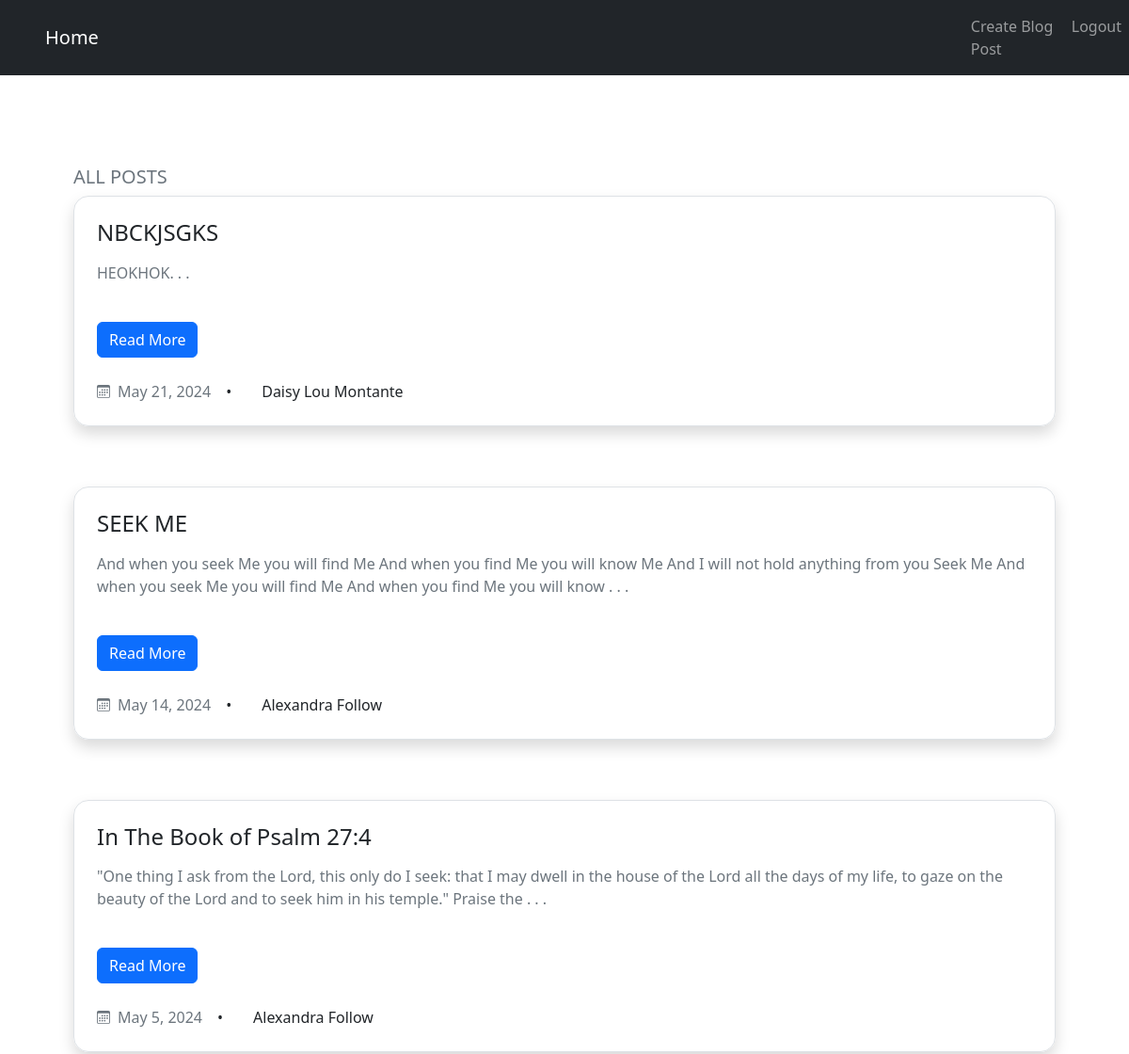
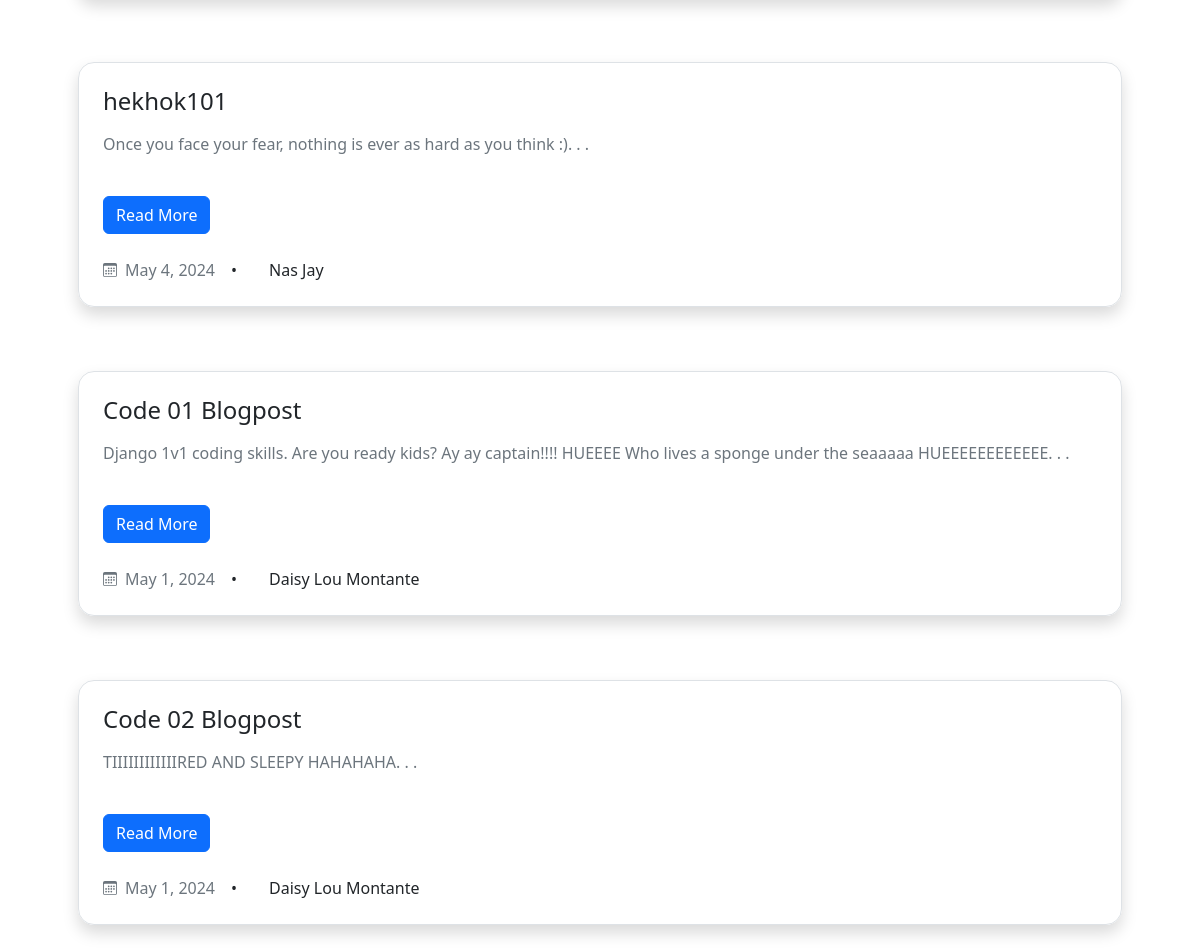
/all/ (signed in), run on the app's committed database (2 pictures, top to bottom).
### blogpost/models.py (models this page shows, shortened)
class Post(models.Model):
    title = models.CharField(max_length=255)
    author = models.ForeignKey(User, on_delete=models.CASCADE)
    body = models.TextField()
    post_date = models.DateField(auto_now_add=True)
    likes = models.ManyToManyField(User, related_name='blogpost')

### blogpost/views.py (the view)
# urls.py: path('all/', Home.as_view(), name='all'),
class Home(ListView):
    model = Post
    template_name = 'home.html'
    ordering = ['-post_date']

### blogpost/templates/home.html (shortened to what this page needs)
{% extends "base.html" %}
{% block content %}
<section class="py-3 py-md-5 py-xl-8 " >
    <div class="container overflow-hidden p-5">
        <h1 class="fs-5 mb-2 text-secondary text-uppercase">All Posts</h1>
          <article>
             {% for post in object_list %}
            <div class="card border-0 mb-3 shadow d-flex rounded-4">
              <div class="card-body border bg-white p-4 rounded-4">
                <div class="entry-header mb-3">
                  <h2 class="card-title entry-title h4 mb-0">
                    <a class="link-dark text-decoration-none" href="{% url 'blogdetail' post.pk %}">{{post.title}}</a>
                  </h2>
                </div>
                <p class="card-text entry-summary text-secondary mb-3">
                    {{ post.body|slice:":200"|safe }}. . .
                </p>
                <a href="{% url 'blogdetail' post.pk %}" class="btn btn-primary mt-4 text-nowrap entry-more">Read More</a>
                <br><br>
                <ul class="entry-meta list-unstyled d-flex align-items-center m-0">
                  <li>
                    <a class="fs-7 link-secondary text-decoration-none d-flex align-items-center" href="#!">
                      <span class="ms-2 fs-7">{{ post.post_date }}</span>
                    </a>
                  </li>
                  <li>
                    <span class="px-3">&bull;</span>
                  </li>
                  <li>
                    <span class="px-3">{{ post.author.first_name }} {{ post.author.last_name }}</span>
                  </li>
                </ul>
              </div>
            </div>
              <br><br>
              {% endfor %}
          </article>
    </div>
</section>
{% endblock %}

### data on the page
Post: title "NBCKJSGKS", body "HEOKHOK", post_date "May 21, 2024", author.first_name "Daisy Lou", author.last_name "Montante"
Post: title "SEEK ME", body "And when you seek Me you will find Me And when you find Me you will know Me And I will not hold anything from you Seek Me And when you seek Me you will find Me And when you find Me you will know", post_date "May 14, 2024", author.first_name "Alexandra", author.last_name "Follow"
Post: title "In The Book of Psalm 27:4", body "\"One thing I ask from the Lord, this only do I seek: that I may dwell in the house of the Lord all the days of my life, to gaze on the beauty of the Lord and to seek him in his temple.\" Praise the", post_date "May 5, 2024", author.first_name "Alexandra", author.last_name "Follow"
Post: title "hekhok101", body "Once you face your fear, nothing is ever as hard as you think :)", post_date "May 4, 2024", author.first_name "Nas", author.last_name "Jay"
Post: title "Code 01 Blogpost", body "Django 1v1 coding skills. Are you ready kids? Ay ay captain!!!! HUEEEE Who lives a sponge under the seaaaaa HUEEEEEEEEEEEE", post_date "May 1, 2024", author.first_name "Daisy Lou", author.last_name "Montante"
Post: title "Code 02 Blogpost", body "TIIIIIIIIIIIIRED AND SLEEPY HAHAHAHA", post_date "May 1, 2024", author.first_name "Daisy Lou", author.last_name "Montante"
